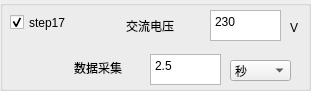
  <widget class="QGroupBox" name="groupBox_16">
   <property name="geometry">
    <rect>
     <x>590</x>
     <y>690</y>
     <width>311</width>
     <height>91</height>
    </rect>
   </property>
   <property name="title">
    <string/>
   </property>
   <widget class="QLabel" name="label_135">
    <property name="geometry">
     <rect>
      <x>74</x>
      <y>58</y>
      <width>71</width>
      <height>20</height>
     </rect>
    </property>
    <property name="text">
     <string>数据采集</string>
    </property>
   </widget>
   <widget class="QLabel" name="label_157">
    <property name="geometry">
     <rect>
      <x>126</x>
      <y>16</y>
      <width>71</width>
      <height>20</height>
     </rect>
    </property>
    <property name="text">
     <string>交流电压</string>
    </property>
   </widget>
   <widget class="QCheckBox" name="checkBox_S17">
    <property name="geometry">
     <rect>
      <x>10</x>
      <y>12</y>
      <width>91</width>
      <height>21</height>
     </rect>
    </property>
    <property name="text">
     <string>step17</string>
    </property>
    <property name="checked">
     <bool>true</bool>
    </property>
   </widget>
   <widget class="QTextEdit" name="textEdit_S17_AC_VOLT">
    <property name="geometry">
     <rect>
      <x>210</x>
      <y>10</y>
      <width>71</width>
      <height>31</height>
     </rect>
    </property>
    <property name="html">
     <string>&lt;!DOCTYPE HTML PUBLIC &quot;-//W3C//DTD HTML 4.0//EN&quot; &quot;http://www.w3.org/TR/REC-html40/strict.dtd&quot;&gt;
&lt;html&gt;&lt;head&gt;&lt;meta name=&quot;qrichtext&quot; content=&quot;1&quot; /&gt;&lt;style type=&quot;text/css&quot;&gt;
p, li { white-space: pre-wrap; }
&lt;/style&gt;&lt;/head&gt;&lt;body style=&quot; font-family:'宋体'; font-size:10pt; font-weight:400; font-style:normal;&quot;&gt;
&lt;p style=&quot; margin-top:0px; margin-bottom:0px; margin-left:0px; margin-right:0px; -qt-block-indent:0; text-indent:0px;&quot;&gt;&lt;span style=&quot; font-family:'SimSun'; font-size:9pt;&quot;&gt;230&lt;/span&gt;&lt;/p&gt;&lt;/body&gt;&lt;/html&gt;</string>
    </property>
   </widget>
   <widget class="QLabel" name="label_158">
    <property name="geometry">
     <rect>
      <x>290</x>
      <y>20</y>
      <width>16</width>
      <height>16</height>
     </rect>
    </property>
    <property name="text">
     <string>V</string>
    </property>
   </widget>
   <widget class="QTextEdit" name="textEdit_S17_TIME">
    <property name="geometry">
     <rect>
      <x>150</x>
      <y>54</y>
      <width>71</width>
      <height>31</height>
     </rect>
    </property>
    <property name="html">
     <string>&lt;!DOCTYPE HTML PUBLIC &quot;-//W3C//DTD HTML 4.0//EN&quot; &quot;http://www.w3.org/TR/REC-html40/strict.dtd&quot;&gt;
&lt;html&gt;&lt;head&gt;&lt;meta name=&quot;qrichtext&quot; content=&quot;1&quot; /&gt;&lt;style type=&quot;text/css&quot;&gt;
p, li { white-space: pre-wrap; }
&lt;/style&gt;&lt;/head&gt;&lt;body style=&quot; font-family:'宋体'; font-size:10pt; font-weight:400; font-style:normal;&quot;&gt;
&lt;p style=&quot; margin-top:0px; margin-bottom:0px; margin-left:0px; margin-right:0px; -qt-block-indent:0; text-indent:0px;&quot;&gt;&lt;span style=&quot; font-family:'SimSun'; font-size:9pt;&quot;&gt;2.5&lt;/span&gt;&lt;/p&gt;&lt;/body&gt;&lt;/html&gt;</string>
    </property>
   </widget>
   <widget class="QComboBox" name="comboBox_S17_TIME">
    <property name="geometry">
     <rect>
      <x>230</x>
      <y>60</y>
      <width>61</width>
      <height>21</height>
     </rect>
    </property>
    <item>
     <property name="text">
      <string>秒</string>
     </property>
    </item>
    <item>
     <property name="text">
      <string>毫秒</string>
     </property>
    </item>
    <item>
     <property name="text">
      <string>分钟</string>
     </property>
    </item>
   </widget>
  </widget>
